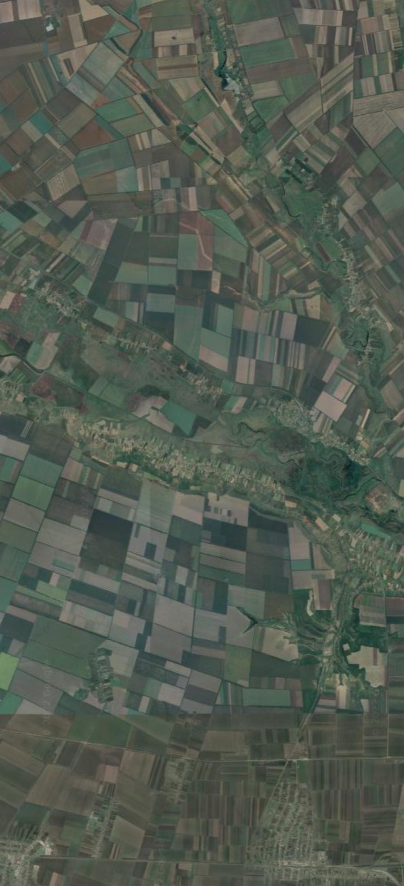
#> input picture Melitopol.jpg, 807 x 1771 px (shown at 1/2 size)
$ python test_rot7.py
#> lines starting #> are read from the running program, lines starting #| are printed output that depends on the picture; after the words box and inside, x2 and y2 are one past the last pixel; in counts of white or black regions, pixels touching at a corner belong together
import cv2
import numpy as np
import random
import math

out_scale = 2
drone_delta = 32 # dif for check nearest locations
drone_delta_rot = 36 # dif for check nearest locations for rotation

N = 128 # x
M = N
radius = math.floor(N*math.sqrt(2)/2)
step = 64
M2 = int(M/2)
N2 = int(N/2)
mask2 = np.zeros((N,N,3),np.uint8)
img1 =  cv2.imread("Melitopol.jpg")
#> img1 is the input picture: shape (1771, 807, 3); mean B, G, R 81, 91.5, 83.3
img1_0 = img1.copy()
imgheight=img1.shape[0]
#> imgheight = 1771
imgwidth=img1.shape[1]
#> imgwidth = 807
limit = [imgwidth,imgheight]
#> limit = [807, 1771]
rec = [[-M2,-N2],[M2,-N2],[M2,N2],[-M2,N2]]

route = np.array([[100,100],[360,250],[400,320],[360,400],[300,460],[294,524],[330,580],[418,622],[470,720],[530,800],[600,900],[660,970],[710,1030],[730,1100],[710,1212],[680,1260],[600,1300],[525,1360],[532,1430],[570,1460],[580,1520],[550,1600],[464,1640]])

def rotateImage(image, angle):
    row, col = image.shape[:2]
    center=tuple(np.array([row,col])/2.0)
    rot_mat = cv2.getRotationMatrix2D(center,np.degrees(angle)+90,1.0)
    new_image = cv2.warpAffine(image, rot_mat, (col,row))
    return new_image

def rotate(loc, angle, rec, limit):
    sinA = np.sin(angle)
    cosA = np.cos(angle)
    res = np.empty((len(rec), 2), dtype=int)
    tr = True
    for i, (resi, reci) in enumerate(zip(res, rec)):
        resi[0] = loc[0] + cosA * reci[0] - sinA * reci[1]
        resi[1] = loc[1] + sinA * reci[0] + cosA * reci[1]
        if resi[0]<0 or resi[1]<0 or resi[0]>limit[0] or resi[0]>limit[1]:
            tr = False
            break
    return tr, res

def cam_virt(loc, loc1, arrow=False, draw=True):
    imgs = []
    locs = []
    l = loc1-loc
    steps = math.floor(math.hypot(l[0], l[1])/step)+1
    angle = - math.atan2(l[0],l[1])
    #print("steps",steps)
    for i in range(steps):
        rec_temp = [[0,step*i]]
        tr_0, loc_temp = rotate(loc, angle, rec_temp, limit)
        # [5 lines of commented-out code are left out]
        if tr_0:
            tr, img = cam_virt_shot(loc_temp[0], angle, arrow, draw)
            if tr:
                imgs.append(img)
                locs.append(loc_temp[0])
    if not imgs:imgs.append(mask2)
    return imgs, locs

def cam_virt_shot(loc, angle, arrow=False, draw=True):
    #print('angle', math.degrees(angle), steps, type(steps))
    tr, __xy2 = rotate(loc, angle, rec, limit)
    # rotate the image to East
    if tr:
        x, y, w, h = cv2.boundingRect(__xy2)
        if draw:
            #cv2.circle(img1, loc, radius, (255, 0, 255), 2)
            cv2.polylines(img1, [__xy2], True, (255, 255, 255), 2)
        if arrow: cv2.circle(img1, __xy2[0], 10, (0,200,200), -1)
        #cut rect outside circle
        img2 = img1_0[loc[1]-radius:loc[1]+radius, loc[0]-radius:loc[0]+radius].copy()
        st_sh = img2.shape
        try:
            img2 = rotateImage(img2, angle)
            # cut empty pixels
            center = (np.array(img2.shape[:2])/2).astype(int)
            x_min = max(center[0]-int(M/2), 0)
            y_min = max(center[1]-int(N/2), 0)
            #cut rect inside circle
            img2 = img2[y_min:y_min+M, x_min:x_min+N]
            img2 = cv2.resize(img2, (N,M))
            # draw arrow for checking orientation
        except:
            print("error")
            tr = False
    else:
        out = False
        print("Out if image size. Loc:", loc)
    return tr, img2

def cam_virt_map(loc):
    out_locs = []
    out_imgs = []
    tr = True
    for i in range(-1,2,1):
        for j in range(-1,2,1):
            l = [loc[0]+i*drone_delta, loc[1]+j*drone_delta]
            print("ij", i,j,l)
            cv2.circle(img1, l, 5, (255, 255, 255), -1)
            #tr_0, loc_temp = rotate(l, 0, rec_temp, limit)
            #tr, img = cam_virt_shot(l, 0, arrow, draw)
            if tr:
                out_locs.append(l)
                #out_imgs.append(img)
    return out_locs, out_imgs

#tr, img2 = cam_virt(img1, N, M, route[0], True)
cv2.polylines(img1, [route], False, (255,0,0), 2)
#> img1: shape (1771, 807, 3); 0.42% of pixels changed, all inside (x1, y1, x2, y2) = (99, 99, 732, 1642)
route_imgs = []
route_locs = []

#for i in range(len(route)-1):
for i in range(3,5,1):
    cv2.circle(img1, route[i], 15, (0,200,0), -1)
    img2, locs = cam_virt(route[i], route[i+1], True)
    imgs = cam_virt_map(route[i])
    #cv2.circle(img1, route[i], 10, (0,200,0), -1)
    route_imgs += img2
    route_locs += locs
#> this loop made 2 passes
#> pass 1, in rotateImage, `new_image = cv2.warpAffine(image, rot_mat, (col,row))`:
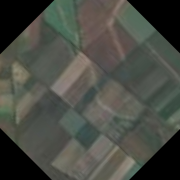
#> new_image: shape (180, 180, 3); mean B, G, R 68.2, 75.6, 73.3
#> pass 1, in cam_virt_shot, `img2 = img2[y_min:y_min+M, x_min:x_min+N]`:
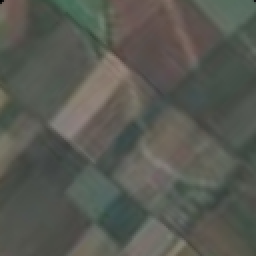
#> img2: shape (128, 128, 3) (shown 2 times larger); mean B, G, R 81.9, 89.2, 87.4
#> pass 1, in cam_virt_shot (call 2), `img2 = img1_0[loc[1]-radius:loc[1]+radius, loc[0]-radius:loc[0]+radius..`:
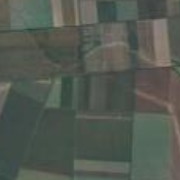
#> img2: shape (180, 180, 3); mean B, G, R 81.9, 90.2, 84
#> after the loop:
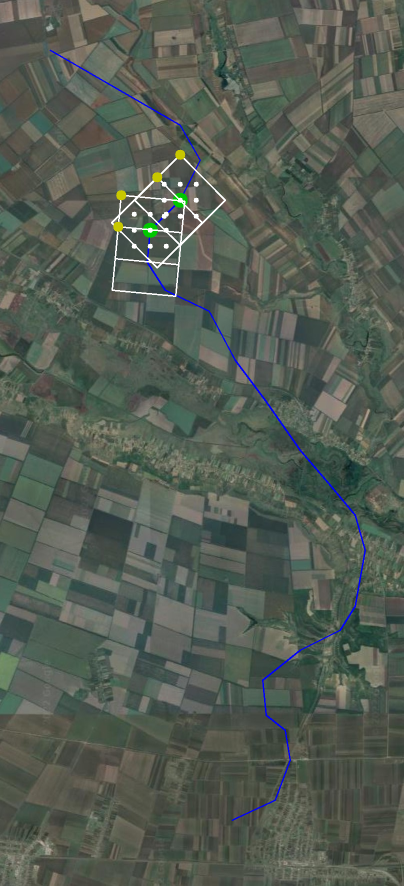
#> img1: shape (1771, 807, 3) (shown at 1/2 size); mean B, G, R 82.3, 92.1, 83.8
#> after the loop, route_imgs = 4 items; route_locs = [[360, 400], [314, 445], [300, 460], [294, 523]]
    #print("len img2",len(img2), np.array(route_imgs).shape, len(route_locs), type(route_locs), route_locs[0])

if True:
    img1 = cv2.resize(img1,(int(imgwidth/out_scale),int(imgheight/out_scale)))
#> img1: shape (885, 403, 3)
    rows = math.floor(int(imgheight/out_scale)/N)
#> rows = 6
    columns = math.ceil(len(route_imgs)/rows)
#> columns = 1
    img2_big = np.zeros((int(imgheight/out_scale), N*columns, 3), np.uint8)
    col = 0
    row = 0
    for i, (img, loc) in enumerate(zip(route_imgs, route_locs)):
        l = [int(loc[0]/out_scale),int(loc[1]/out_scale)]
        cv2.circle(img1, l, 5, (255, 0, 255), -1)
        cv2.putText(img1, f"{i}", l, cv2.FONT_HERSHEY_SIMPLEX, 0.4, (0, 0, 255), 1, cv2.LINE_AA)
        #print("shape", i, row, col, img.shape, row*M,row*M+M, N*col,N*col+N, img2_big.shape)
        img2_big[row*M:row*M+M, N*col:N*col+N] = img
        #img2_big[row*N:row*N+N, M*col:M*col+M] = img
        cv2.putText(img2_big, f"{i}", (N*col+4,row*M+14), cv2.FONT_HERSHEY_SIMPLEX, 0.4, (0, 0, 255), 1, cv2.LINE_AA)
        row += 1
        if row == rows:
            col += 1
            row = 0
#> this loop made 4 passes
#> (loc, l) on passes 1 to 4: ([360, 400], [180, 200]), ([314, 445], [157, 222]), ([300, 460], [150, 230]), ([294, 523], [147, 261])
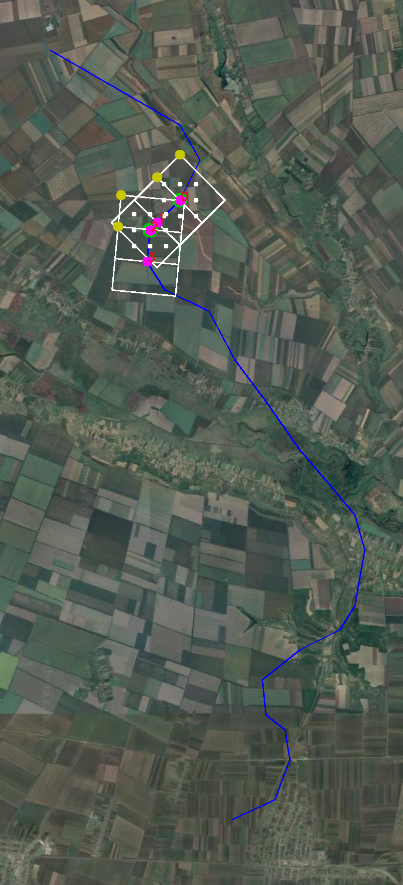
#> img1: shape (885, 403, 3); mean B, G, R 82.2, 91.8, 83.8
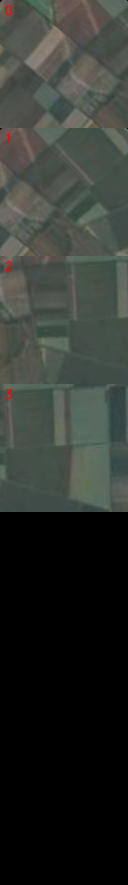
#> img2_big: shape (885, 128, 3); mean B, G, R 46, 50.6, 46.7
#> after the loop, col = 0; row = 4
    img_sep = np.zeros((int(imgheight/out_scale), 10, 3), np.uint8)
    Hori = np.concatenate((img_sep, img1, img_sep, img2_big, img_sep), axis=1)
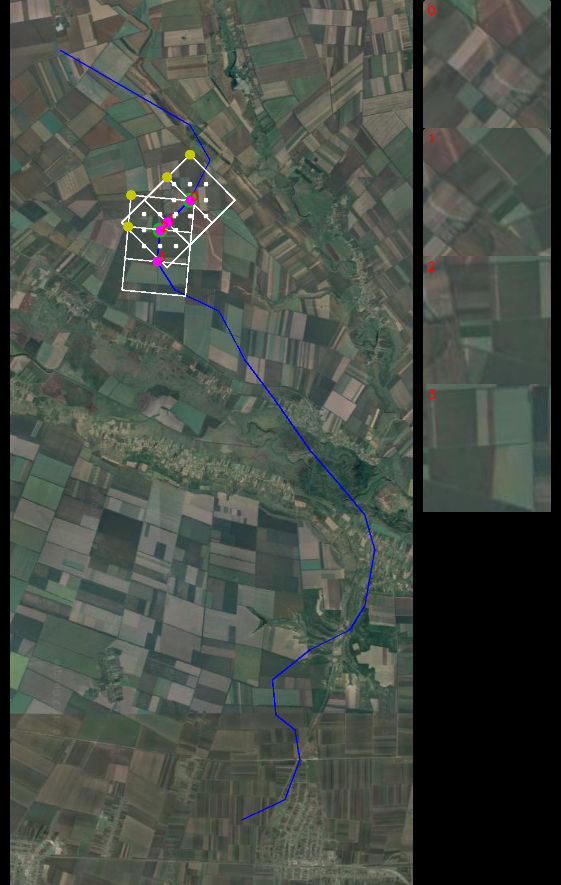
#> Hori: shape (885, 561, 3); mean B, G, R 69.6, 77.5, 70.9
    cv2.imshow('sample', Hori)
    cv2.moveWindow('sample', 30, 30)
    cv2.waitKey(0) # waits until a key is pressed

cv2.destroyAllWindows() # destroys the window showing image

$ run again, with 50.65796820554269_30.392857254847865.jpg copied over Melitopol.jpg
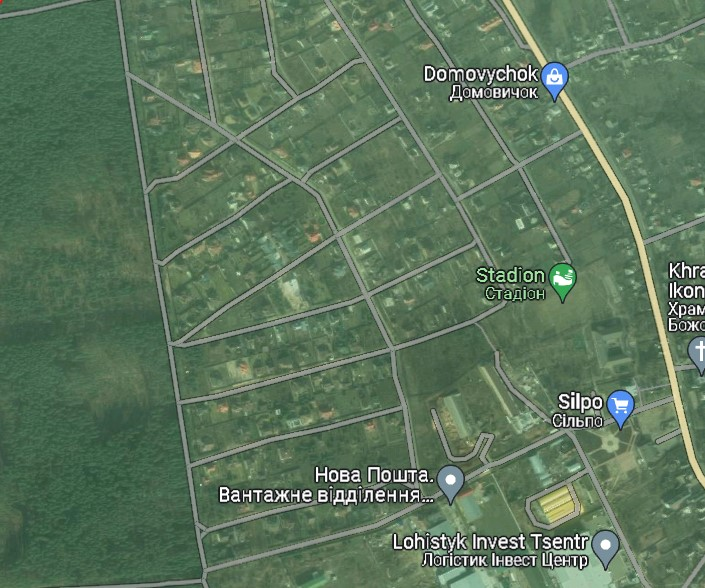
#> input picture 50.65796820554269_30.392857254847865.jpg, 705 x 588 px
#> img1 is the input picture: shape (588, 705, 3); mean B, G, R 92.1, 117.1, 92.2
#> after the loop `for i in range(3,5,1):`: route_imgs = 4 items; route_locs = [[360, 400], [314, 445], [300, 460], [294, 523]]
#> columns = 2
#> the loop `for i, (img, loc) in enumerate(zip(route_imgs, route_locs)):` made 4 passes
#> (loc, l, col) on passes 2, 4: ([314, 445], [157, 222], 1), ([294, 523], [147, 261], 2)
#> after the loop `for i, (img, loc) in enumerate(zip(route_imgs, route_locs)):`:
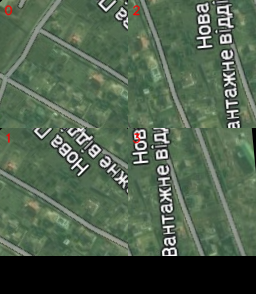
#> img2_big: shape (294, 256, 3); mean B, G, R 77.7, 97.7, 79.7
#> after the loop `for i, (img, loc) in enumerate(zip(route_imgs, route_locs)):`: row = 0
#> `Hori = np.concatenate((img_sep, img1, img_sep, img2_big, img_sep), axi..`:
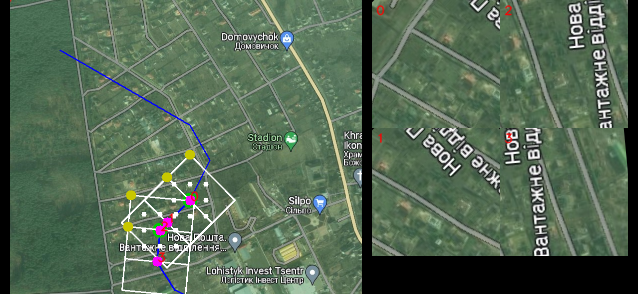
#> Hori: shape (294, 638, 3); mean B, G, R 83.5, 104.6, 84.3
